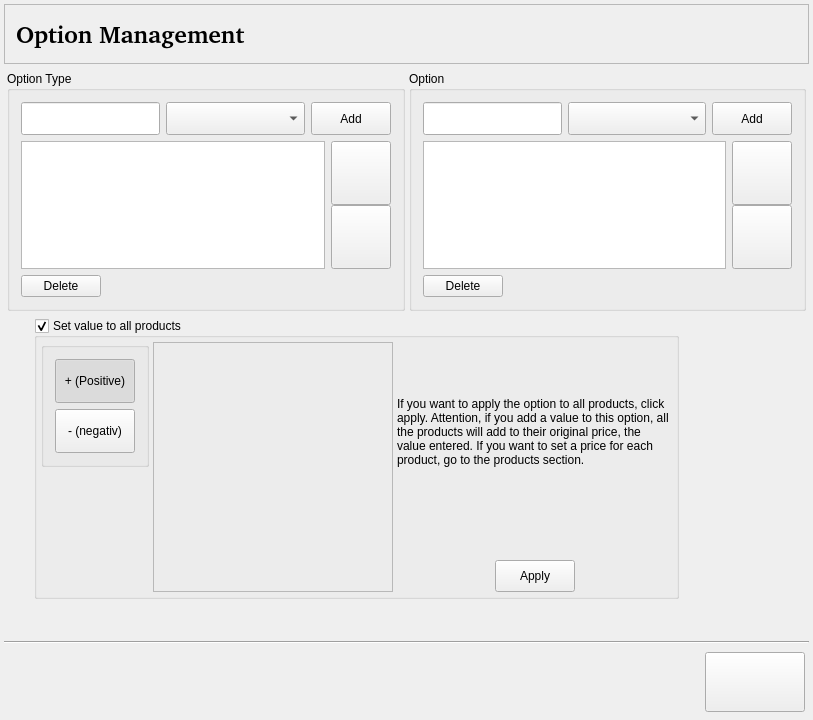
<?xml version="1.0" encoding="UTF-8"?>
<ui version="4.0">
 <class>OptionEditionWidgetBase</class>
 <widget class="QWidget" name="OptionEditionWidgetBase">
  <property name="geometry">
   <rect>
    <x>0</x>
    <y>0</y>
    <width>813</width>
    <height>720</height>
   </rect>
  </property>
  <property name="windowTitle">
   <string>Form1</string>
  </property>
  <layout class="QVBoxLayout">
   <property name="spacing">
    <number>4</number>
   </property>
   <property name="leftMargin">
    <number>4</number>
   </property>
   <property name="topMargin">
    <number>4</number>
   </property>
   <property name="rightMargin">
    <number>4</number>
   </property>
   <property name="bottomMargin">
    <number>4</number>
   </property>
   <item>
    <widget class="QFrame" name="Frame3">
     <property name="minimumSize">
      <size>
       <width>0</width>
       <height>60</height>
      </size>
     </property>
     <property name="maximumSize">
      <size>
       <width>32567</width>
       <height>60</height>
      </size>
     </property>
     <property name="frameShape">
      <enum>QFrame::StyledPanel</enum>
     </property>
     <property name="frameShadow">
      <enum>QFrame::Raised</enum>
     </property>
     <property name="lineWidth">
      <number>2</number>
     </property>
     <layout class="QHBoxLayout">
      <property name="spacing">
       <number>6</number>
      </property>
      <property name="leftMargin">
       <number>11</number>
      </property>
      <property name="topMargin">
       <number>11</number>
      </property>
      <property name="rightMargin">
       <number>11</number>
      </property>
      <property name="bottomMargin">
       <number>11</number>
      </property>
      <item>
       <widget class="QLabel" name="title_label">
        <property name="font">
         <font>
          <family>Nimbus Sans l [Urw]</family>
          <pointsize>18</pointsize>
          <weight>75</weight>
          <bold>true</bold>
         </font>
        </property>
        <property name="text">
         <string>Option Management</string>
        </property>
        <property name="wordWrap">
         <bool>false</bool>
        </property>
       </widget>
      </item>
      <item>
       <spacer name="Spacer3">
        <property name="orientation">
         <enum>Qt::Horizontal</enum>
        </property>
        <property name="sizeType">
         <enum>QSizePolicy::Expanding</enum>
        </property>
        <property name="sizeHint" stdset="0">
         <size>
          <width>181</width>
          <height>0</height>
         </size>
        </property>
       </spacer>
      </item>
     </layout>
    </widget>
   </item>
   <item>
    <layout class="QHBoxLayout">
     <property name="spacing">
      <number>4</number>
     </property>
     <property name="leftMargin">
      <number>3</number>
     </property>
     <property name="topMargin">
      <number>3</number>
     </property>
     <property name="rightMargin">
      <number>3</number>
     </property>
     <property name="bottomMargin">
      <number>3</number>
     </property>
     <item>
      <widget class="QGroupBox" name="type_groupbox">
       <property name="maximumSize">
        <size>
         <width>32767</width>
         <height>240</height>
        </size>
       </property>
       <property name="title">
        <string>Option Type</string>
       </property>
       <layout class="QVBoxLayout">
        <item>
         <layout class="QHBoxLayout">
          <item>
           <widget class="QLineEdit" name="type_lineedit">
            <property name="sizePolicy">
             <sizepolicy hsizetype="Expanding" vsizetype="Preferred">
              <horstretch>0</horstretch>
              <verstretch>0</verstretch>
             </sizepolicy>
            </property>
           </widget>
          </item>
          <item>
           <widget class="QComboBox" name="type_combobox">
            <property name="sizePolicy">
             <sizepolicy hsizetype="Expanding" vsizetype="Fixed">
              <horstretch>0</horstretch>
              <verstretch>0</verstretch>
             </sizepolicy>
            </property>
            <property name="font">
             <font>
              <pointsize>16</pointsize>
             </font>
            </property>
           </widget>
          </item>
          <item>
           <widget class="QPushButton" name="add_type_button">
            <property name="sizePolicy">
             <sizepolicy hsizetype="Minimum" vsizetype="Preferred">
              <horstretch>0</horstretch>
              <verstretch>0</verstretch>
             </sizepolicy>
            </property>
            <property name="toolTip">
             <string>Add option type</string>
            </property>
            <property name="text">
             <string>Add</string>
            </property>
            <property name="icon">
             <iconset>
              <normaloff>image0</normaloff>image0</iconset>
            </property>
           </widget>
          </item>
         </layout>
        </item>
        <item>
         <layout class="QHBoxLayout">
          <item>
           <widget class="QTreeWidget" name="type_listview">
            <property name="sizePolicy">
             <sizepolicy hsizetype="Expanding" vsizetype="Expanding">
              <horstretch>0</horstretch>
              <verstretch>0</verstretch>
             </sizepolicy>
            </property>
            <property name="maximumSize">
             <size>
              <width>32767</width>
              <height>32767</height>
             </size>
            </property>
            <property name="font">
             <font>
              <pointsize>16</pointsize>
             </font>
            </property>
            <attribute name="headerVisible">
             <bool>false</bool>
            </attribute>
            <column>
             <property name="text">
              <string notr="true">1</string>
             </property>
            </column>
           </widget>
          </item>
          <item>
           <layout class="QVBoxLayout">
            <property name="spacing">
             <number>0</number>
            </property>
            <item>
             <widget class="QPushButton" name="up_type_button">
              <property name="sizePolicy">
               <sizepolicy hsizetype="Minimum" vsizetype="Expanding">
                <horstretch>0</horstretch>
                <verstretch>0</verstretch>
               </sizepolicy>
              </property>
              <property name="minimumSize">
               <size>
                <width>60</width>
                <height>50</height>
               </size>
              </property>
              <property name="maximumSize">
               <size>
                <width>60</width>
                <height>100</height>
               </size>
              </property>
              <property name="toolTip">
               <string>Upload an option type</string>
              </property>
              <property name="text">
               <string/>
              </property>
              <property name="autoRepeat">
               <bool>true</bool>
              </property>
             </widget>
            </item>
            <item>
             <widget class="QPushButton" name="down_type_button">
              <property name="sizePolicy">
               <sizepolicy hsizetype="Minimum" vsizetype="Expanding">
                <horstretch>0</horstretch>
                <verstretch>0</verstretch>
               </sizepolicy>
              </property>
              <property name="minimumSize">
               <size>
                <width>60</width>
                <height>50</height>
               </size>
              </property>
              <property name="maximumSize">
               <size>
                <width>60</width>
                <height>100</height>
               </size>
              </property>
              <property name="toolTip">
               <string>Download a type of option</string>
              </property>
              <property name="text">
               <string/>
              </property>
              <property name="autoRepeat">
               <bool>true</bool>
              </property>
             </widget>
            </item>
           </layout>
          </item>
         </layout>
        </item>
        <item>
         <layout class="QHBoxLayout">
          <item>
           <widget class="QPushButton" name="del_type_button">
            <property name="sizePolicy">
             <sizepolicy hsizetype="Minimum" vsizetype="Preferred">
              <horstretch>0</horstretch>
              <verstretch>0</verstretch>
             </sizepolicy>
            </property>
            <property name="toolTip">
             <string>Delete an option type</string>
            </property>
            <property name="text">
             <string>Delete</string>
            </property>
            <property name="icon">
             <iconset>
              <normaloff>image3</normaloff>image3</iconset>
            </property>
           </widget>
          </item>
          <item>
           <spacer name="type_spacer">
            <property name="orientation">
             <enum>Qt::Horizontal</enum>
            </property>
            <property name="sizeType">
             <enum>QSizePolicy::Expanding</enum>
            </property>
            <property name="sizeHint" stdset="0">
             <size>
              <width>241</width>
              <height>0</height>
             </size>
            </property>
           </spacer>
          </item>
         </layout>
        </item>
       </layout>
      </widget>
     </item>
     <item>
      <widget class="QGroupBox" name="option_groupbox">
       <property name="maximumSize">
        <size>
         <width>32767</width>
         <height>240</height>
        </size>
       </property>
       <property name="title">
        <string>Option</string>
       </property>
       <layout class="QVBoxLayout">
        <item>
         <layout class="QHBoxLayout">
          <item>
           <widget class="QLineEdit" name="option_lineedit">
            <property name="sizePolicy">
             <sizepolicy hsizetype="Expanding" vsizetype="Preferred">
              <horstretch>0</horstretch>
              <verstretch>0</verstretch>
             </sizepolicy>
            </property>
           </widget>
          </item>
          <item>
           <widget class="QComboBox" name="option_combobox">
            <property name="sizePolicy">
             <sizepolicy hsizetype="Expanding" vsizetype="Fixed">
              <horstretch>0</horstretch>
              <verstretch>0</verstretch>
             </sizepolicy>
            </property>
            <property name="font">
             <font>
              <pointsize>16</pointsize>
             </font>
            </property>
           </widget>
          </item>
          <item>
           <widget class="QPushButton" name="add_option_button">
            <property name="sizePolicy">
             <sizepolicy hsizetype="Minimum" vsizetype="Preferred">
              <horstretch>0</horstretch>
              <verstretch>0</verstretch>
             </sizepolicy>
            </property>
            <property name="toolTip">
             <string>Add option to selected type</string>
            </property>
            <property name="text">
             <string>Add</string>
            </property>
            <property name="icon">
             <iconset>
              <normaloff>image0</normaloff>image0</iconset>
            </property>
           </widget>
          </item>
         </layout>
        </item>
        <item>
         <layout class="QHBoxLayout">
          <item>
           <widget class="QTreeWidget" name="option_listview">
            <property name="maximumSize">
             <size>
              <width>32767</width>
              <height>32767</height>
             </size>
            </property>
            <property name="font">
             <font>
              <pointsize>16</pointsize>
             </font>
            </property>
            <attribute name="headerVisible">
             <bool>false</bool>
            </attribute>
            <column>
             <property name="text">
              <string notr="true">1</string>
             </property>
            </column>
           </widget>
          </item>
          <item>
           <layout class="QVBoxLayout">
            <property name="spacing">
             <number>0</number>
            </property>
            <item>
             <widget class="QPushButton" name="up_option_button">
              <property name="sizePolicy">
               <sizepolicy hsizetype="Minimum" vsizetype="Expanding">
                <horstretch>0</horstretch>
                <verstretch>0</verstretch>
               </sizepolicy>
              </property>
              <property name="minimumSize">
               <size>
                <width>60</width>
                <height>50</height>
               </size>
              </property>
              <property name="maximumSize">
               <size>
                <width>60</width>
                <height>32767</height>
               </size>
              </property>
              <property name="toolTip">
               <string>Upload an option</string>
              </property>
              <property name="text">
               <string/>
              </property>
              <property name="autoRepeat">
               <bool>true</bool>
              </property>
             </widget>
            </item>
            <item>
             <widget class="QPushButton" name="down_option_button">
              <property name="sizePolicy">
               <sizepolicy hsizetype="Minimum" vsizetype="Expanding">
                <horstretch>0</horstretch>
                <verstretch>0</verstretch>
               </sizepolicy>
              </property>
              <property name="minimumSize">
               <size>
                <width>60</width>
                <height>50</height>
               </size>
              </property>
              <property name="maximumSize">
               <size>
                <width>60</width>
                <height>32767</height>
               </size>
              </property>
              <property name="toolTip">
               <string>Download an option</string>
              </property>
              <property name="text">
               <string/>
              </property>
              <property name="autoRepeat">
               <bool>true</bool>
              </property>
             </widget>
            </item>
           </layout>
          </item>
         </layout>
        </item>
        <item>
         <layout class="QHBoxLayout">
          <item>
           <widget class="QPushButton" name="del_option_button">
            <property name="toolTip">
             <string>Delete Option</string>
            </property>
            <property name="text">
             <string>Delete</string>
            </property>
            <property name="icon">
             <iconset>
              <normaloff>image3</normaloff>image3</iconset>
            </property>
           </widget>
          </item>
          <item>
           <spacer name="option_spacer">
            <property name="orientation">
             <enum>Qt::Horizontal</enum>
            </property>
            <property name="sizeType">
             <enum>QSizePolicy::Expanding</enum>
            </property>
            <property name="sizeHint" stdset="0">
             <size>
              <width>241</width>
              <height>0</height>
             </size>
            </property>
           </spacer>
          </item>
         </layout>
        </item>
       </layout>
      </widget>
     </item>
    </layout>
   </item>
   <item>
    <layout class="QHBoxLayout">
     <item>
      <spacer name="spacer31_2">
       <property name="orientation">
        <enum>Qt::Horizontal</enum>
       </property>
       <property name="sizeType">
        <enum>QSizePolicy::Fixed</enum>
       </property>
       <property name="sizeHint" stdset="0">
        <size>
         <width>30</width>
         <height>20</height>
        </size>
       </property>
      </spacer>
     </item>
     <item>
      <widget class="QGroupBox" name="group_box">
       <property name="sizePolicy">
        <sizepolicy hsizetype="Preferred" vsizetype="Expanding">
         <horstretch>0</horstretch>
         <verstretch>0</verstretch>
        </sizepolicy>
       </property>
       <property name="title">
        <string>Set value to all products</string>
       </property>
       <property name="checkable">
        <bool>true</bool>
       </property>
       <property name="checked">
        <bool>true</bool>
       </property>
       <layout class="QHBoxLayout">
        <property name="spacing">
         <number>4</number>
        </property>
        <property name="leftMargin">
         <number>4</number>
        </property>
        <property name="topMargin">
         <number>4</number>
        </property>
        <property name="rightMargin">
         <number>4</number>
        </property>
        <property name="bottomMargin">
         <number>4</number>
        </property>
        <item>
         <layout class="QVBoxLayout">
          <item>
           <widget class="QGroupBox" name="buttonGroup1">
            <property name="enabled">
             <bool>true</bool>
            </property>
            <property name="title">
             <string/>
            </property>
            <property name="flat">
             <bool>false</bool>
            </property>
            <property name="checkable">
             <bool>false</bool>
            </property>
            <property name="exclusive" stdset="0">
             <bool>true</bool>
            </property>
            <property name="radioButtonExclusive" stdset="0">
             <bool>true</bool>
            </property>
            <layout class="QVBoxLayout">
             <item>
              <widget class="QPushButton" name="plus_button">
               <property name="sizePolicy">
                <sizepolicy hsizetype="Minimum" vsizetype="Expanding">
                 <horstretch>0</horstretch>
                 <verstretch>0</verstretch>
                </sizepolicy>
               </property>
               <property name="toolTip">
                <string>Establish positive variant on the chosen option</string>
               </property>
               <property name="text">
                <string>+ (Positive)</string>
               </property>
               <property name="checkable">
                <bool>true</bool>
               </property>
               <property name="checked">
                <bool>true</bool>
               </property>
              </widget>
             </item>
             <item>
              <widget class="QPushButton" name="minus_button">
               <property name="sizePolicy">
                <sizepolicy hsizetype="Minimum" vsizetype="Expanding">
                 <horstretch>0</horstretch>
                 <verstretch>0</verstretch>
                </sizepolicy>
               </property>
               <property name="toolTip">
                <string>Establish negative variant on the chosen option</string>
               </property>
               <property name="text">
                <string>- (negativ)</string>
               </property>
               <property name="checkable">
                <bool>true</bool>
               </property>
              </widget>
             </item>
            </layout>
           </widget>
          </item>
          <item>
           <spacer name="spacer12">
            <property name="orientation">
             <enum>Qt::Vertical</enum>
            </property>
            <property name="sizeType">
             <enum>QSizePolicy::Expanding</enum>
            </property>
            <property name="sizeHint" stdset="0">
             <size>
              <width>20</width>
              <height>61</height>
             </size>
            </property>
           </spacer>
          </item>
         </layout>
        </item>
        <item>
         <widget class="QFrame" name="box">
          <property name="minimumSize">
           <size>
            <width>240</width>
            <height>250</height>
           </size>
          </property>
          <property name="frameShape">
           <enum>QFrame::StyledPanel</enum>
          </property>
          <property name="frameShadow">
           <enum>QFrame::Raised</enum>
          </property>
         </widget>
        </item>
        <item>
         <layout class="QVBoxLayout">
          <item>
           <widget class="QLabel" name="advertise_label">
            <property name="enabled">
             <bool>true</bool>
            </property>
            <property name="sizePolicy">
             <sizepolicy hsizetype="Preferred" vsizetype="Expanding">
              <horstretch>0</horstretch>
              <verstretch>0</verstretch>
             </sizepolicy>
            </property>
            <property name="minimumSize">
             <size>
              <width>0</width>
              <height>180</height>
             </size>
            </property>
            <property name="maximumSize">
             <size>
              <width>32767</width>
              <height>3000</height>
             </size>
            </property>
            <property name="text">
             <string>If you want to apply the option to all products, click apply. Attention, if you add a value to this option, all the products will add to their original price, the value entered. If you want to set a price for each product, go to the products section.</string>
            </property>
            <property name="alignment">
             <set>Qt::AlignVCenter</set>
            </property>
            <property name="wordWrap">
             <bool>true</bool>
            </property>
           </widget>
          </item>
          <item>
           <spacer name="spacer28">
            <property name="orientation">
             <enum>Qt::Vertical</enum>
            </property>
            <property name="sizeType">
             <enum>QSizePolicy::Expanding</enum>
            </property>
            <property name="sizeHint" stdset="0">
             <size>
              <width>20</width>
              <height>5</height>
             </size>
            </property>
           </spacer>
          </item>
          <item>
           <layout class="QHBoxLayout">
            <item>
             <spacer name="spacer31_3">
              <property name="orientation">
               <enum>Qt::Horizontal</enum>
              </property>
              <property name="sizeType">
               <enum>QSizePolicy::Expanding</enum>
              </property>
              <property name="sizeHint" stdset="0">
               <size>
                <width>40</width>
                <height>20</height>
               </size>
              </property>
             </spacer>
            </item>
            <item>
             <widget class="QPushButton" name="box_button">
              <property name="sizePolicy">
               <sizepolicy hsizetype="Minimum" vsizetype="Expanding">
                <horstretch>0</horstretch>
                <verstretch>0</verstretch>
               </sizepolicy>
              </property>
              <property name="minimumSize">
               <size>
                <width>0</width>
                <height>0</height>
               </size>
              </property>
              <property name="toolTip">
               <string>Set the variation on price and option to all products in the database.</string>
              </property>
              <property name="text">
               <string>Apply</string>
              </property>
              <property name="icon">
               <iconset>
                <normaloff>image4</normaloff>image4</iconset>
              </property>
             </widget>
            </item>
            <item>
             <spacer name="spacer10">
              <property name="orientation">
               <enum>Qt::Horizontal</enum>
              </property>
              <property name="sizeType">
               <enum>QSizePolicy::Expanding</enum>
              </property>
              <property name="sizeHint" stdset="0">
               <size>
                <width>41</width>
                <height>20</height>
               </size>
              </property>
             </spacer>
            </item>
           </layout>
          </item>
         </layout>
        </item>
       </layout>
      </widget>
     </item>
     <item>
      <spacer name="spacer29">
       <property name="orientation">
        <enum>Qt::Horizontal</enum>
       </property>
       <property name="sizeType">
        <enum>QSizePolicy::Expanding</enum>
       </property>
       <property name="sizeHint" stdset="0">
        <size>
         <width>130</width>
         <height>20</height>
        </size>
       </property>
      </spacer>
     </item>
    </layout>
   </item>
   <item>
    <spacer name="spacer11">
     <property name="orientation">
      <enum>Qt::Vertical</enum>
     </property>
     <property name="sizeType">
      <enum>QSizePolicy::Expanding</enum>
     </property>
     <property name="sizeHint" stdset="0">
      <size>
       <width>0</width>
       <height>0</height>
      </size>
     </property>
    </spacer>
   </item>
   <item>
    <widget class="Line" name="line">
     <property name="frameShape">
      <enum>QFrame::HLine</enum>
     </property>
     <property name="frameShadow">
      <enum>QFrame::Sunken</enum>
     </property>
    </widget>
   </item>
   <item>
    <layout class="QHBoxLayout">
     <property name="spacing">
      <number>0</number>
     </property>
     <property name="leftMargin">
      <number>4</number>
     </property>
     <property name="topMargin">
      <number>4</number>
     </property>
     <property name="rightMargin">
      <number>4</number>
     </property>
     <property name="bottomMargin">
      <number>4</number>
     </property>
     <item>
      <spacer name="Spacer1_2_2">
       <property name="orientation">
        <enum>Qt::Horizontal</enum>
       </property>
       <property name="sizeType">
        <enum>QSizePolicy::Expanding</enum>
       </property>
       <property name="sizeHint" stdset="0">
        <size>
         <width>390</width>
         <height>16</height>
        </size>
       </property>
      </spacer>
     </item>
     <item>
      <widget class="QPushButton" name="ok_button">
       <property name="enabled">
        <bool>true</bool>
       </property>
       <property name="minimumSize">
        <size>
         <width>100</width>
         <height>60</height>
        </size>
       </property>
       <property name="text">
        <string/>
       </property>
      </widget>
     </item>
    </layout>
   </item>
  </layout>
 </widget>
 <layoutdefault spacing="6" margin="11"/>
 <resources/>
 <connections/>
</ui>
